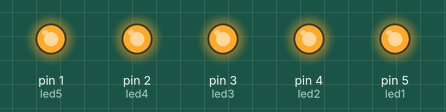
This sketch was run on a simulated Arduino Uno, built with avr-gcc and run on an emulated ATmega328P. Parts: output pins drawn as LEDs (lit = HIGH).

Above: at 0.1 s.
Timing chart, 0 to 1.6 s (numbered marks = the images above):
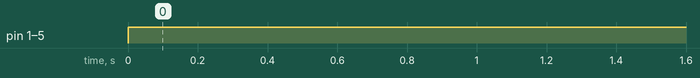

Measured:
- by itself, pin 1 (led5), pin 2 (led4), pin 3 (led3), pin 4 (led2), pin 5 (led1): LOW → HIGH at 0.00 s

The sketch:

ledlighting.ino
```cpp
int led1=5;
int led2=4;
int led3=3;
int led4=2;
int led5=1;


void setup() {
  // put your setup code here, to run once:
   pinMode(led1, OUTPUT);
   pinMode(led2, OUTPUT);
   pinMode(led3, OUTPUT);
   pinMode(led4, OUTPUT);
   pinMode(led5, OUTPUT);
}

void loop() {
  // put your main code here, to run repeatedly:
    lightsOn(1);
    lightsOn(2);
    lightsOn(3);
    lightsOn(4);
    lightsOn(5);

}
void lightsOn(int ledno)
{
     if( ledno==1)
     {
      digitalWrite(led1,HIGH);
     }
     else if( ledno==2)
     {
      digitalWrite(led2,HIGH);
     }
     else if( ledno==3)
     {
      digitalWrite(led3,HIGH);
     }
     else if( ledno==4)
     {
      digitalWrite(led4,HIGH);
     }
     else if( ledno==5)
     {
      digitalWrite(led5,HIGH);
     }


}
void lightsOff(int ledno)
{
   if( ledno==1)
     {
      digitalWrite(led1,LOW);
     }
     else if( ledno==2)
     {
      digitalWrite(led2,LOW);
     }
     else if( ledno==3)
     {
      digitalWrite(led3,LOW);
     }
     else if( ledno==4)
     {
      digitalWrite(led4,LOW);
     }
     else if( ledno==5)
     {
      digitalWrite(led5,LOW);
     }
}
```
